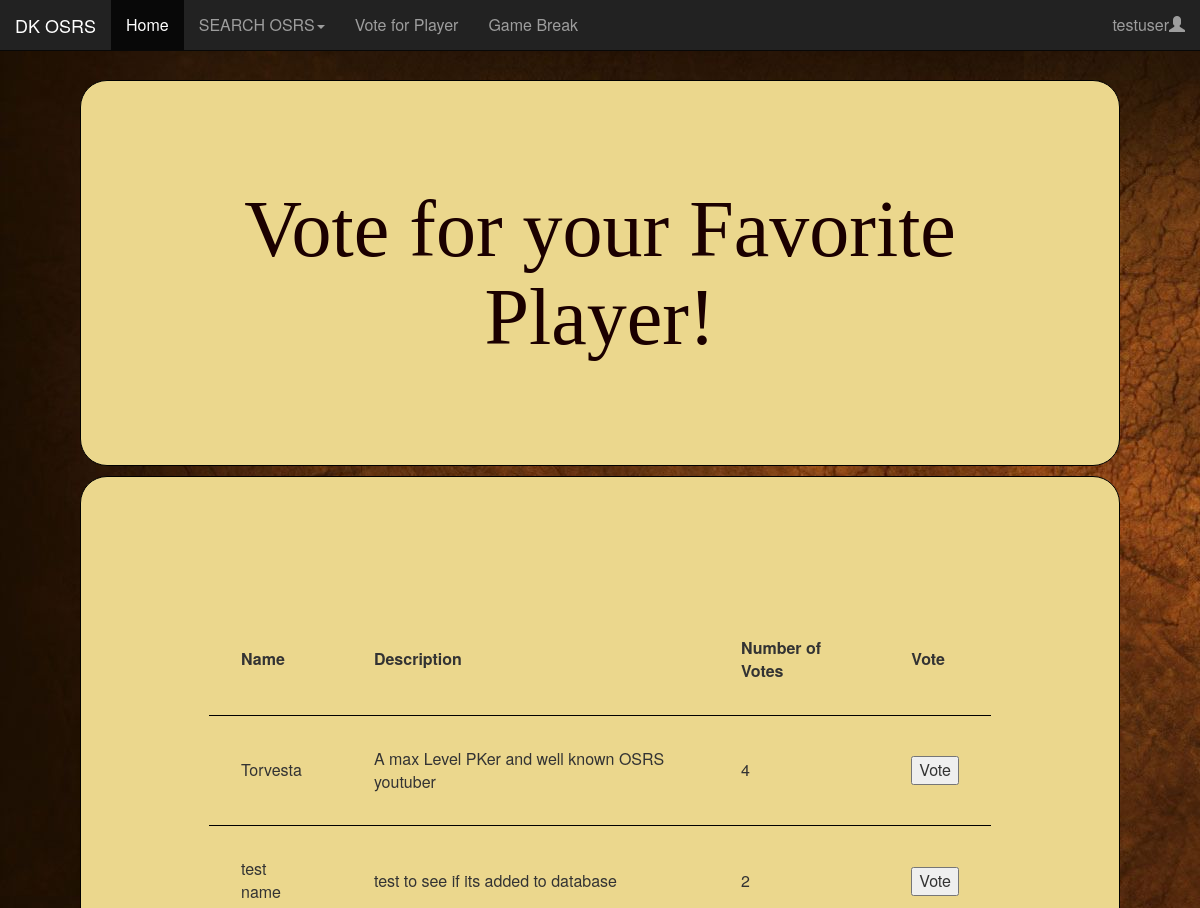
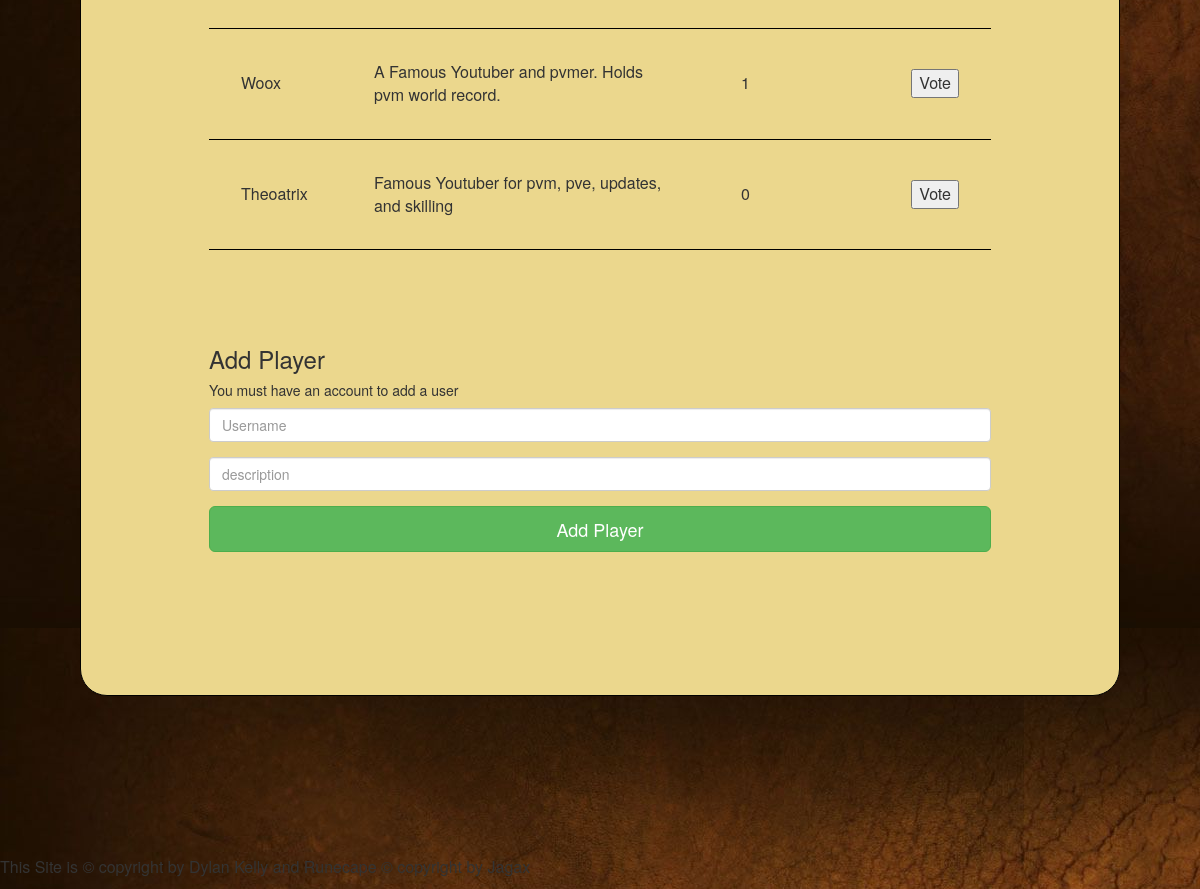
The app's page /voteForPlayer (signed in) with its own data (2 pictures, top to bottom).
### mainsite/models.py (models this page shows, shortened)
class players_vote_table(models.Model):
    name = models.CharField(max_length=120)
    description = models.CharField(max_length=300)
    number_of_votes = models.IntegerField(default=0)

### mainsite/views.py (the view)
# urls.py: path('voteForPlayer', views.vote_for_player, name='voteForPlayer'),
def vote_for_player(request):
    data = {
        'player': list(playerVoteHandler.get_all_players())
    }
    return render(request, 'mainsite/voteForPlayer.html', data)

### mainsite/playerVoteHandler.py (called while the page is built)
    def get_all_players():
        q_set = players_vote_table.objects.all().values("name", "description", "number_of_votes")
        q_set = q_set.order_by("-number_of_votes")
        return q_set

### mainsite/templates/mainsite/voteForPlayer.html (shortened to what this page needs)
{% extends 'mainsite/base.html' %}
{% block head%}
    {% load static %}
    <link rel="stylesheet" href="{% static 'mainsite/CSS/voteForPlayer.css'%}">
{% endblock %}
{% block body %}
    <h1>Vote for your Favorite Player!</h1>
    <div id="mainC">
        <table>
            <tr>
                <th>Name</th>
                <th>Description</th>
                <th>Number of Votes </th>
                <th>Vote</th>
            </tr>
            {% for p in player %}
            <tr>
                <td> {{ p.name }} </td>
                <td> {{ p.description }} </td>
                <td> {{ p.number_of_votes }} </td>
                <td><button value="{{p.name}}" class="btnVote">Vote</button></td>
            </tr>
            {% endfor %}
        </table>
    <div id="addPlayer">
        <form action="{%url 'addplayertovotetable' %}" method="post">{% csrf_token %}
            <h3>Add Player</h3>
            <h5>You must have an account to add a user</h5>
            <div class="form-group">
                <input type="username" class="form-control" name="username" placeholder="Username" required="required">
            </div>
            <div class="form-group">
                <input type="description" class="form-control" name="description" placeholder="description" required="required">
            </div>
            <div class="form-group">
                <button type="submit" class="btn btn-success btn-lg btn-block">Add Player</button>
            </div>
        </form>
    </div>
    </div>
    {%load static%}
{% endblock%}
{% block footer %}
    <footer>
        <p> This Site is &copy copyright by Dylan Kelly and Runecape &copy copyright by Jagax </p>
    </footer>
{% endblock %}

### mainsite/templates/mainsite/navbar.html (shortened to what this page needs)
<nav class="navbar navbar-inverse navcss navbar-fixed-top">
  <div class="container-fluid">
    <div class="navbar-header">
      <a class="navbar-brand" href="{%url 'index' %}">DK OSRS</a>
    </div>
    <div class="collapse navbar-collapse" id="myNavbar">
      <ul class="nav navbar-nav">
        <li class="active"><a href="{%url 'index' %}">Home</a></li>
        <li class="dropdown">
          <a class="dropdown-toggle" data-toggle="dropdown" href="#">SEARCH OSRS<span class="caret"></span></a>
        </li>
        <li><a href="{%url 'voteForPlayer' %}">Vote for Player</a></li>
        <li><a href="{%url 'gamebreak' %}">Game Break</a></li>
      </ul>
      <ul class="nav navbar-nav navbar-right">
         {% if user.is_authenticated %}
         <li class="dropdown">
           <a class="dropdown-toggle" data-toggle="dropdown">{{user.username}}<span class="glyphicon glyphicon-user"></span></a>
         </li>
         {% else %}
            <li><a href="{%url 'signup' %}"><span class="glyphicon glyphicon-user"></span> Sign Up</a></li>
            <li><a href="{% url 'loginpage' %}"><span class="glyphicon glyphicon-log-in"></span> Login</a></li>
        {% endif %}
      </ul>
    </div>
  </div>
</nav>

### mainsite/static/mainsite/CSS/voteForPlayer.css (style rules this page uses)
body { margin-top: 5em; background-image: url("./../pics/backgroundindex.jpg"); font-size: 1.6em; }
h1 { margin-left: 1em; margin-right: 1em; text-align: center; font-family: lucida handwriting; color: #1b0000; padding: 1.3em; font-size: 5em; background-color: #ebd78d; border: 1px solid black; border-radius: 27px; }
#mainC { margin-left: 5em; margin-right: 5em; background-color: #ebd78d; padding: 8em; border: 1px solid black; border-radius: 27px; }
th, td { border-bottom: 1px solid black; padding: 2em; }
#addPlayer { margin-top: 6em; }
footer { margin-top: 10em; }

### records on screen
players_vote_table: name "Torvesta", description "A max Level PKer and well known OSRS youtuber", number_of_votes "4"
players_vote_table: name "test name", description "test to see if its added to database", number_of_votes "2"
players_vote_table: name "Woox", description "A Famous Youtuber and pvmer. Holds pvm world record.", number_of_votes "1"
players_vote_table: name "Theoatrix", description "Famous Youtuber for pvm, pve, updates, and skilling", number_of_votes "0"

### other values on screen
{{ user.username }} "testuser"
